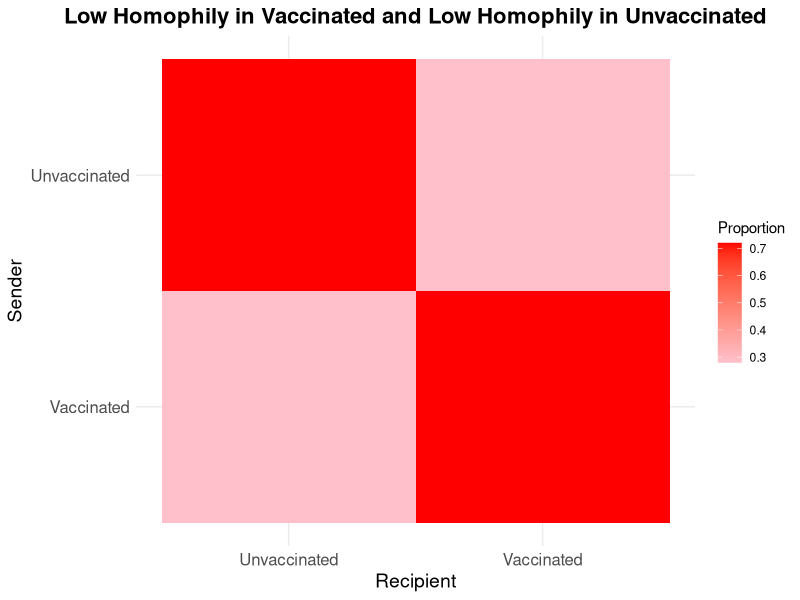
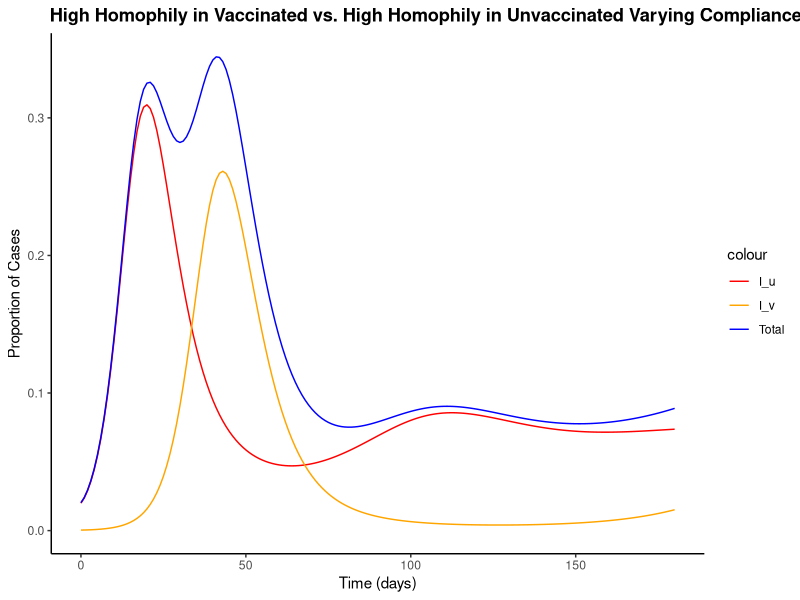

Source code (R) for these figures, in order:
library(deSolve)
library(ggplot2)
library(reshape2)

# Define the total population
N <- 5070000     # Total population
N_u <- 0.07 * N  # Total population of unvaccinated
N_v <- 0.93 * N  # Total population of vaccinated


# Initial conditions
S_u <- N_u - 11107  # Susceptible unvaccinated population
E_u <- 4031         # Exposed (infected) unvaccinated population
I_u <- 7076         # Infectious unvaccinated population
R_u <- 0            # Recovered (removed) unvaccinated population
S_v <- N_v - 2469   # Susceptible vaccinated population
E_v <- 700          # Exposed (infected) vaccinated population
I_v <- 1769         # Infectious vaccinated population
R_v <- 0            # Recovered (removed) vaccinated population


# Contact rates and physical distancing
c_u <- 2.11    # Average contacts per day for unvaccinated
c_v <- 2.2     # Average contacts per day for vaccinated
l_u <- 0.45   # Level of physical distancing for unvaccinated
l_v <- 0.134    # Level of physical distancing for vaccinated
V_e <- 0.8     # Vaccine efficacy against infection


# Contact matrix
adjust_contact_proportions <- function(p_vv, p_uu) {
  p_vu <- 1 - p_vv
  p_uv <- 1 - p_uu
  return(list(p_vu = p_vu, p_vv = p_vv, p_uv = p_uv, p_uu = p_uu))
}

contact_proportions <- adjust_contact_proportions(0.72, 0.72)  # p_vv $ p_uu
p_vv <- contact_proportions$p_vv  
p_vu <- contact_proportions$p_vu  
p_uv <- contact_proportions$p_uv  
p_uu <- contact_proportions$p_uu 

p_vv
p_vu
p_uv
p_uu


# Function to plot the contact matrix
plot_contact_matrix <- function(p_vu, p_uu, p_vv, p_uv) {
  # Create the contact matrix
  contact_matrix <- matrix(c(p_vu, p_uu, p_vv, p_uv), nrow = 2, ncol = 2, byrow = TRUE)
  colnames(contact_matrix) <- c("Vaccinated", "Unvaccinated")
  rownames(contact_matrix) <- c("Unvaccinated", "Vaccinated")
  
  # Melt the matrix to a data frame for ggplot
  contact_df <- melt(contact_matrix)
  
  # Create the plot
  ggplot(contact_df, aes(Var1, Var2, fill = value)) +
    geom_tile() +
    scale_fill_gradient(low = "#FFC0CB", high = "red") +
    labs(title = "Low Homophily in Vaccinated and Low Homophily in Unvaccinated",
         x = "Recipient",
         y = "Sender",
         fill = "Proportion") +
    theme_minimal() +
    theme(axis.text = element_text(size = 12),
          axis.title = element_text(size = 14),
          plot.title = element_text(size = 16, face = "bold", hjust = 0.5))
}

# Call the function to plot the contact matrix
plot_contact_matrix(p_vu, p_uu, p_vv, p_uv)


# Model parameters
alpha <- 0           # Birth rate
beta <- 0.6          # Transmission rate from vaccinated to unvaccinated
sigma <- 1/2         # Incubation rate
gamma <- 1/7         # Recovery rate
omega <- 0           # Vaccination rate
mu <- 0              # Mortality rate
delta <- 0           # Disease-induced mortality
kappa_u <- 1/60      # Waning immunity for unvaccinated group
kappa_v <- 1/180     # Waning immunity for vaccinated group

# Define model parameters
parms <- list(
  alpha = alpha,
  beta = beta,
  sigma = sigma,
  gamma = gamma,
  omega = omega,
  mu = mu,
  delta = delta,
  kappa_u = kappa_u,
  kappa_v = kappa_v,
  c_u = c_u,
  c_v = c_v,
  p_uv = p_uv,
  p_vu = p_vu,
  p_uu = p_uu,
  p_vv = p_vv,
  l_u = l_u,
  l_v = l_v,
  V_e = V_e,
  N_u = N_u,
  N_v = N_v
)

# Define the initial conditions vector
y <- c(S_u = S_u, E_u = E_u, I_u = I_u, R_u = R_u, S_v = S_v, E_v = E_v, I_v = I_v, R_v = R_v)

# SEIR model function
SEIR_model <- function(t, y, parms) {
  with(as.list(c(y, parms)), {
    # Recalculate lambda values at each time step
    lambda_uv <- p_vu * c_v * beta * (1 - V_e) * (1 - l_u) * (I_u / N_u)
    lambda_vu <- p_uv * c_u * beta * (1 - l_v) * (I_v / N_v)
    lambda_uu <- p_uu * c_u * beta * (1 - l_u) * (I_u / N_u)
    lambda_vv <- p_vv * c_v * beta * (1 - V_e) * (1 - l_v) * (I_v / N_v)
    
    # Force of infection
    lambda_u <- lambda_uv + lambda_uu
    lambda_v <- lambda_vu + lambda_vv
    
    N_v <- S_v + E_v + I_v + R_v
    N_u <- S_u + E_u + I_u + R_u
    
    # Differential equations
    dS_u <- alpha * N - lambda_u * S_u - mu * S_u - omega * S_u + kappa_u * R_u
    dE_u <- lambda_u * S_u - sigma * E_u - mu * E_u
    dI_u <- sigma * E_u - mu * I_u - delta * I_u - gamma * I_u
    dR_u <- gamma * I_u - mu * R_u - kappa_u * R_u
    
    dS_v <- omega * S_u - lambda_v * S_v - mu * S_v + kappa_v * R_v
    dE_v <- lambda_v * S_v - sigma * E_v - mu * E_v
    dI_v <- sigma * E_v - mu * I_v - delta * I_v - gamma * I_v
    dR_v <- gamma * I_v - mu * R_v - kappa_v * R_v
    
    return(list(c(dS_u, dE_u, dI_u, dR_u, dS_v, dE_v, dI_v, dR_v)))
  })
}

# Time points for the output
time.out <- seq(0, 2 * 90, 1)

# Solving the ODE
ts_SEIR_model <- data.frame(lsoda(
  y = y,
  times = time.out,
  func = SEIR_model,
  parms = parms
))

# Add the Sum column
ts_SEIR_model$Sum <- rowSums(ts_SEIR_model[, c("S_u", "E_u", "I_u", "R_u", "S_v", "E_v", "I_v", "R_v")])

# Display the updated data frame
print(head(ts_SEIR_model))
print(tail(ts_SEIR_model))


# Plots -------------------------------------------------------------------


# # Combined plot of all the state for Unvaccinated and Vaccinated groups
# ggplot(ts_SEIR_model, aes(x = time.out)) +
#   geom_line(aes(y = S_u, color = "S_u")) +
#   geom_line(aes(y = E_u, color = "E_u")) +
#   geom_line(aes(y = I_u, color = "I_u")) +
#   geom_line(aes(y = R_u, color = "R_u")) +
#   geom_line(aes(y = S_v, color = "S_v")) +
#   geom_line(aes(y = E_v, color = "E_v")) +
#   geom_line(aes(y = I_v, color = "I_v")) +
#   geom_line(aes(y = R_v, color = "R_v")) +
#   xlab("Time (days)") +
#   ylab("Number of Cases") +
#   ggtitle("COVID-19 in British Columbia") +
#   scale_color_manual(values = c("S_u" = "darkgreen", "E_u" = "orange", "I_u" = "black", "R_u" = "pink",
#                             	"S_v" = "darkblue", "E_v" = "grey", "I_v" = "red", "R_v" = "brown")) +
#   theme_classic()+theme(plot.title = element_text(hjust = 0.5, face = "bold"))
# 

# Create the plot for Vaccinated populationHigh Homophily in Vaccinated vs. Low Homophily in Unvaccinated with Varying Compliance Levels

# ggplot(ts_SEIR_model, aes(x = time.out))+
#   geom_line(aes(y = S_v, color = "S_v")) +
#   geom_line(aes(y = E_v, color = "E_v")) +
#   geom_line(aes(y = I_v/N_v, color = "I_v")) +
#   geom_line(aes(y = R_v, color = "R_v")) +
#   xlab("Time (days)") +
#   ylab("Population") +
#   ggtitle("COVID-19 in British Columbia") +
#   scale_color_manual(values = c("S_v" = "darkblue", "E_v" = "grey", "I_v" = "red", "R_v" = "brown")) +
#   theme_classic()+ theme(plot.title = element_text(hjust = 0.5, face = "bold"))



# Create the plot For infections
ggplot(ts_SEIR_model, aes(x = time.out)) +
  geom_line(aes(y = I_u/N_u, color = "I_u")) +
  geom_line(aes(y = I_v/N_v, color = "I_v")) +
  geom_line(aes(y = I_u/N_u + I_v/N_v, color = "Total"))+
  xlab("Time (days)") +
  ylab("Proportion of Cases") +
  ggtitle("High Homophily in Vaccinated vs. High Homophily in Unvaccinated Varying Compliance Levels") +
  scale_color_manual(values = c("I_v" = "orange", "I_u" = "red","Total" = "blue")) +
  theme_classic() +
  theme(plot.title = element_text(hjust = 0.01, face = "bold"))
